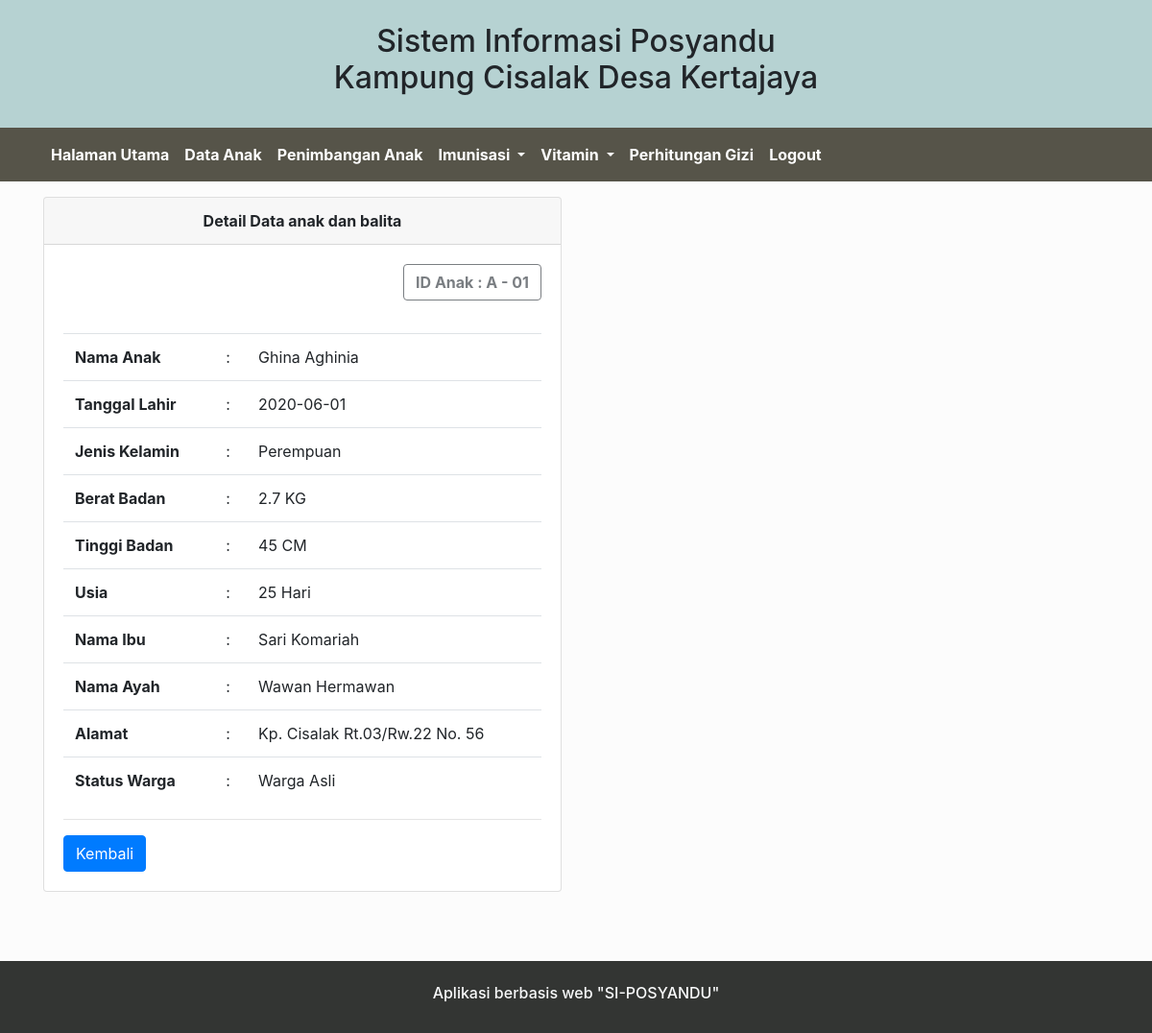
Page /Balita/detail/1 on the committed database.
### tables this page shows
CREATE TABLE `anak` (
  `Id_anak` int(10) NOT NULL,
  `Nama_anak` varchar(30) NOT NULL,
  `Tanggal_lahir` date NOT NULL,
  `Jenis_kelamin` varchar(20) NOT NULL,
  `Berat_badan` varchar(5) NOT NULL,
  `Tinggi_badan` int(5) NOT NULL,
  `Usia` varchar(30) NOT NULL,
  `Nama_ibu` varchar(20) NOT NULL,
  `Nama_ayah` varchar(20) NOT NULL,
  `Alamat` varchar(50) NOT NULL,
  `Status` varchar(30) NOT NULL
);

### application/controllers/Balita.php (called while the page is built, shortened)
<?php
class Balita extends CI_Controller{
    public function __construct()
    {
        $this->load->model('Balita_model');
        $this->load->helper('url');
    }
   public function detail($id)
   {
        $data['judul'] = 'Detail Data anak dan balita';
        $data['anak'] = $this->Balita_model->getBalitadetail($id);
        $this->load->view('Templates2/Header', $data);
        $this->load->view('Balita/Detail', $data);
        $this->load->view('Templates2/Footer');
   }
}

### index.php (called while the page is built, shortened)
<?php
require_once BASEPATH.'core/CodeIgniter.php';

### application/models/Balita_model.php (called while the page is built, shortened)
<?php
class Balita_model extends CI_model{
    public function getBalitadetail($id)
    {
        return $this->db->get_where('anak', ['Id_anak' => $id])->row_array();
    }
}

### application/views/Balita/Detail.php (the view)
<div class="container">
    <div class="row mt-3">
        <div class="col-md-6">
        <div class="card">
        <div class="card-header text-center font-weight-bold">
            Detail Data anak dan balita
        </div>
        <div class="card-body">
            <button type="button" class="btn btn-outline-dark float-right font-weight-bold" disabled>ID Anak : A - 0<?= $anak['Id_anak']; ?></button><br><br><br>
            <table class="table">
            <tbody class="">
                <tr>
                <th scope="row">Nama Anak</th>
                <td>:</td>
                <td><?= $anak['Nama_anak']; ?></td>
                </tr>
                <tr>
                <th scope="row"> Tanggal Lahir</th>
                <td>:</td>
                <td><?= $anak['Tanggal_lahir']; ?></td>
                </tr>
                <tr>
                <th scope="row"> Jenis Kelamin</th>
                <td>:</td>
                <td><?= $anak['Jenis_kelamin']; ?></td>
                </tr>
                <tr>
                <th scope="row"> Berat Badan</th>
                <td>:</td>
                <td><?= $anak['Berat_badan']; ?> KG</td>
                </tr>
                <tr>
                <th scope="row"> Tinggi Badan</th>
                <td>:</td>
                <td><?= $anak['Tinggi_badan']; ?> CM</td>
                </tr>
                <tr>
                <th scope="row"> Usia</th>
                <td>:</td>
                <td><?= $anak['Usia']; ?></td>
                </tr>
                <tr>
                <th scope="row"> Nama Ibu</th>
                <td>:</td>
                <td><?= $anak['Nama_ibu']; ?></td>
                </tr>
                <tr>
                <th scope="row"> Nama Ayah</th>
                <td>:</td>
                <td><?= $anak['Nama_ayah']; ?></td>
                </tr>
                <tr>
                <th scope="row"> Alamat</th>
                <td>:</td>
                <td><?= $anak['Alamat']; ?></td>
                </tr>
                <tr>
                <th scope="row"> Status Warga</th>
                <td>:</td>
                <td><?= $anak['Status']; ?></td>
                </tr>
            </tbody>
        </table>
        <hr>
            <a href="<?= base_url(); ?>Balita" class="btn btn-primary">Kembali</a>
        </div>
        </div>
        </div>
    </div>
</div><br><br><br>

### rows in the picture
anak: Id_anak "1", Nama_anak "Ghina Aghinia", Tanggal_lahir "2020-06-01", Jenis_kelamin "Perempuan", Berat_badan "2.7", Tinggi_badan "45", Usia "25 Hari", Nama_ibu "Sari Komariah", Nama_ayah "Wawan Hermawan", Alamat "Kp. Cisalak Rt.03/Rw.22 No. 56", Status "Warga Asli"
